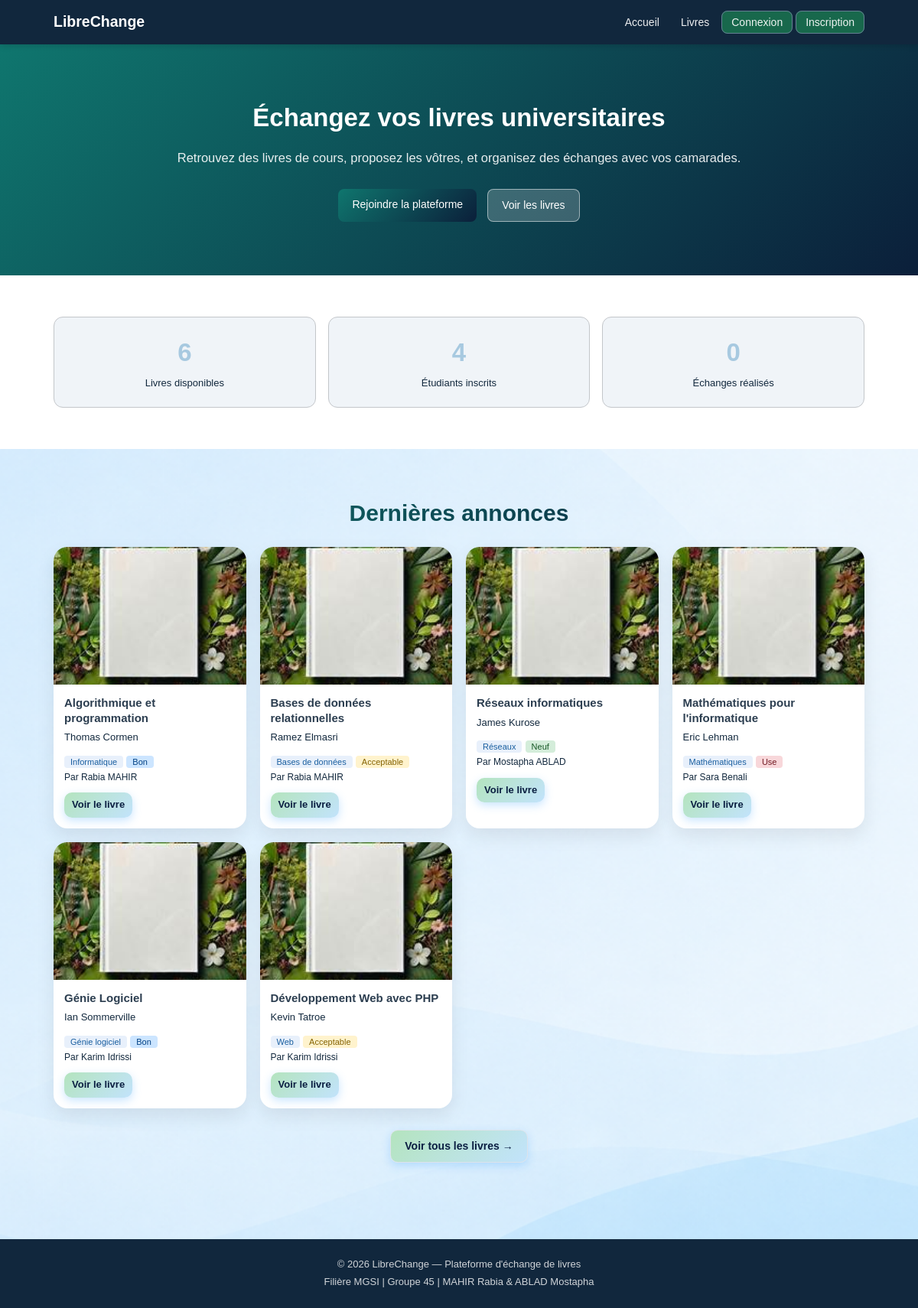
The page / on the database its author committed.
### tables this page shows
CREATE TABLE `livres`
(
    `id`          int(11) NOT NULL,
    `titre`       varchar(200) NOT NULL,
    `auteur`      varchar(150) NOT NULL,
    `matiere`     varchar(100) NOT NULL,
    `description` text         DEFAULT NULL,
    `etat`        enum('neuf','bon','acceptable','use') DEFAULT 'bon',
    `statut`      enum('disponible','echange','archive') DEFAULT 'disponible',
    `image`       varchar(255) DEFAULT 'images/default-book.jfif',
    `user_id`     int(11) NOT NULL,
    `date_ajout`  datetime     DEFAULT current_timestamp()
);

CREATE TABLE `utilisateurs`
(
    `id`               int(11) NOT NULL,
    `login`            varchar(50)  NOT NULL,
    `mot_de_passe`     varchar(255) NOT NULL,
    `nom`              varchar(100) NOT NULL,
    `prenom`           varchar(100) NOT NULL,
    `email`            varchar(150) NOT NULL,
    `role`             enum('admin','etudiant') DEFAULT 'etudiant',
    `photo`            varchar(255) DEFAULT 'images/default-user1.jfif',
    `date_inscription` datetime     DEFAULT current_timestamp()
);

### config.php (called while the page is built, shortened)
<?php
function h($str) {
    return htmlspecialchars($str ?? '', ENT_QUOTES, 'UTF-8');
}
function estConnecte() {
    return isset($_SESSION['user_id']);
}
?>

### index.php (the view, shortened to what this page needs)
<?php
require_once 'config.php';
$stmt = $pdo->query("
    SELECT l.*, u.nom, u.prenom
    FROM livres l
    JOIN utilisateurs u ON l.user_id = u.id
    WHERE l.statut = 'disponible'
    ORDER BY l.date_ajout DESC
    LIMIT 6
");
$derniers_livres = $stmt->fetchAll();
$stats = [];
$stats['livres']      = $pdo->query("SELECT COUNT(*) FROM livres WHERE statut='disponible'")->fetchColumn();
$stats['etudiants']   = $pdo->query("SELECT COUNT(*) FROM utilisateurs WHERE role='etudiant'")->fetchColumn();
$stats['echanges']    = $pdo->query("SELECT COUNT(*) FROM echanges WHERE statut='termine'")->fetchColumn();
require_once 'includes/header.php';
?>
<section class="hero">
    <div class="hero-content">
        <h1> Échangez vos livres universitaires</h1>
        <p>Retrouvez des livres de cours, proposez les vôtres, et organisez des échanges avec vos camarades.</p>
        <?php if (!estConnecte()): ?>
            <div class="hero-btns">
                <a href="pages/register.php" class="btn btn-primary">Rejoindre la plateforme</a>
                <a href="pages/livres.php" class="btn btn-secondary">Voir les livres</a>
            </div>
        <?php endif; ?>
    </div>
</section>
<section class="stats-section">
    <div class="container">
        <div class="stats-grid">
            <div class="stat-card">
                <span class="stat-number"><?= $stats['livres'] ?></span>
                <span class="stat-label">Livres disponibles</span>
            </div>
            <div class="stat-card">
                <span class="stat-number"><?= $stats['etudiants'] ?></span>
                <span class="stat-label">Étudiants inscrits</span>
            </div>
            <div class="stat-card">
                <span class="stat-number"><?= $stats['echanges'] ?></span>
                <span class="stat-label">Échanges réalisés</span>
            </div>
        </div>
    </div>
</section>
<section class="livres-section">
    <div class="container">
        <h2 class="title-gradient">Dernières annonces</h2>
        <?php if (empty($derniers_livres)): ?>
            <p class="empty-msg">Aucun livre disponible pour le moment.</p>
        <?php else: ?>
        <div class="livres-grid">
            <?php foreach ($derniers_livres as $livre): ?>
            <div class="livre-card">
                <div class="livre-img">
                    <img src="<?= !empty($livre['image']) ? h($livre['image']) : '/plateforme_livres_MGSI/images/default-book.jfif' ?>" alt="livre">
                </div>
                <div class="livre-info">
                    <h3><?= h($livre['titre']) ?></h3>
                    <p class="livre-auteur"><?= h($livre['auteur']) ?></p>
                    <span class="badge-matiere"><?= h($livre['matiere']) ?></span>
                    <span class="badge-etat badge-<?= h($livre['etat']) ?>"><?= ucfirst(h($livre['etat'])) ?></span>
                    <p class="livre-proprio">Par <?= h($livre['prenom']) . ' ' . h($livre['nom']) ?></p>
                    <a href="pages/livre_detail.php?id=<?= $livre['id'] ?>" class="btn livre-btn btn-sm ">Voir le livre</a>
                </div>
            </div>
            <?php endforeach; ?>
        </div>
        <div class="text-center">
            <a href="pages/livres.php" class="btn livre-btn btn-secondary">Voir tous les livres →</a>
        </div>
        <?php endif; ?>
    </div>
</section>
<?php require_once 'includes/footer.php'; ?>

### includes/header.php (shortened to what this page needs)
<!DOCTYPE html>
<html lang="fr">
<head>
    <link rel="stylesheet" href="<?= BASE_URL ?>css/style.css">
    <link rel="stylesheet" href="https://cdnjs.cloudflare.com/ajax/libs/font-awesome/6.5.0/css/all.min.css">
</head>
<body>
<nav class="navbar">
    <div class="nav-container">
        <a href="<?= BASE_URL ?>index.php" class="nav-brand">
            <?= SITE_NAME ?>
        </a>
        <ul class="nav-links" id="nav-links">
            <?php if (!estConnecte()): ?>
                <li><a href="<?= BASE_URL ?>index.php">Accueil</a></li>
            <?php endif; ?>
            <li><a href="<?= BASE_URL ?>pages/livres.php">Livres</a></li>
            <?php if (estConnecte()): ?>
                <?php
                $stmtNotifDemandeur = $pdo->prepare("
                    SELECT COUNT(*)
                    FROM echanges
                    WHERE demandeur_id = ?
                    AND vu_demandeur = 0
                    AND statut IN ('accepte','refuse')
                ");
                $stmtNotifDemandeur->execute([$_SESSION['user_id']]);
                $notifDemandeur = $stmtNotifDemandeur->fetchColumn();
                $stmtNotifProprio = $pdo->prepare("
                    SELECT COUNT(*)
                    FROM echanges
                    WHERE proprio_id = ?
                    AND vu_proprio = 0
                    AND statut = 'en_attente'
                ");
                $stmtNotifProprio->execute([$_SESSION['user_id']]);
                $notifProprio = $stmtNotifProprio->fetchColumn();
                ?>
                <li><a href="<?= BASE_URL ?>pages/messages.php">
                        Messagerie
                        <?php
                        $stmtMsg = $pdo->prepare("SELECT COUNT(*) FROM messages WHERE destinataire_id = ? AND lu = 0");
                        $stmtMsg->execute([$_SESSION['user_id']]);
                        $nbMsg = $stmtMsg->fetchColumn();
                        if ($nbMsg > 0) echo '<span class="badge">' . $nbMsg . '</span>';
                        ?>
                    </a></li>
                <li>
                    <a href="<?= BASE_URL ?>pages/mes_demandes.php">
                        Mes demandes
                        <?php if ($notifDemandeur > 0): ?>
                            <span class="badge"><?= $notifDemandeur ?></span>
                        <?php endif; ?>
                    </a>
                </li>
                <li><a href="<?= BASE_URL ?>pages/profil.php">Mon profil
                        <?php if ($notifProprio > 0): ?>
                            <span class="badge"><?= $notifProprio ?></span>
                        <?php endif; ?>
                    </a></li>
                <?php if (estAdmin()): ?>
                    <li><a href="<?= BASE_URL ?>pages/admin.php" class="btn-admin">Admin</a></li>
                <?php endif; ?>
                <li><a href="<?= BASE_URL ?>pages/logout.php" class="btn-logout">Déconnexion</a></li>
            <?php else: ?>
                <li><a href="<?= BASE_URL ?>pages/login.php" class="btn-login">Connexion</a></li>
                <li><a href="<?= BASE_URL ?>pages/register.php" class="btn-register">Inscription</a></li>
            <?php endif; ?>
        </ul>
    </div>
</nav>
<main class="main-content">

### includes/footer.php (shortened to what this page needs)
</main>
<footer class="footer">
    <div class="footer-container">
        <p>&copy; <?= date('Y') ?> <?= SITE_NAME ?> — Plateforme d'échange de livres</p>
        <p>Filière MGSI | Groupe 45 | MAHIR Rabia &amp; ABLAD Mostapha</p>
    </div>
</footer>
</body>
</html>

### rows shown on the page
livres: image (placeholder picture), titre "Algorithmique et programmation", auteur "Thomas Cormen", matiere "Informatique", etat "Bon", user.prenom "Rabia", user.nom "MAHIR"
livres: image (placeholder picture), titre "Bases de données relationnelles", auteur "Ramez Elmasri", matiere "Bases de données", etat "Acceptable", user.prenom "Rabia", user.nom "MAHIR"
livres: image (placeholder picture), titre "Réseaux informatiques", auteur "James Kurose", matiere "Réseaux", etat "Neuf", user.prenom "Mostapha", user.nom "ABLAD"
livres: image (placeholder picture), titre "Mathématiques pour l'informatique", auteur "Eric Lehman", matiere "Mathématiques", etat "Use", user.prenom "Sara", user.nom "Benali"
livres: image (placeholder picture), titre "Génie Logiciel", auteur "Ian Sommerville", matiere "Génie logiciel", etat "Bon", user.prenom "Karim", user.nom "Idrissi"
livres: image (placeholder picture), titre "Développement Web avec PHP", auteur "Kevin Tatroe", matiere "Web", etat "Acceptable", user.prenom "Karim", user.nom "Idrissi"

### other values the page prints
SITE_NAME "LibreChange"
$stats['livres'] "6"
$stats['etudiants'] "4"
$stats['echanges'] "0"
